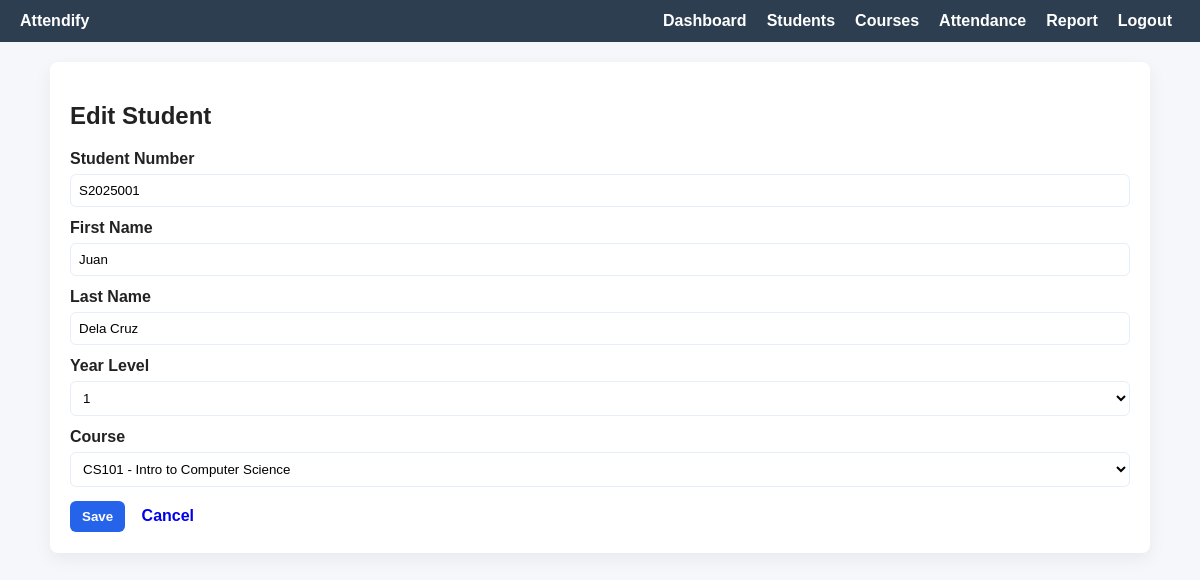
The page /students/1/edit (signed in) on the database its author committed.
### models.py (models this page shows, shortened)
class Student(db.Model):
    __tablename__ = 'students'
    id = db.Column(db.Integer, primary_key=True)
    student_number = db.Column(db.String(50), unique=True, nullable=False)
    first_name = db.Column(db.String(100), nullable=False)
    last_name = db.Column(db.String(100), nullable=False)
    year_level = db.Column(db.String(20))
    course_id = db.Column(db.Integer, db.ForeignKey('courses.id'), nullable=True)
    attendances = db.relationship('Attendance', back_populates='student', cascade='all, delete-orphan')
    course = db.relationship('Course', back_populates='students', uselist=False)

### routes.py (the view, shortened to what this page needs)
@bp.route('/students/<int:id>/edit', methods=['GET','POST'])
@login_required
@role_required('professor')
def edit_student(id):
    s = Student.query.get_or_404(id)
    form = StudentForm(obj=s)
    form.course_id.choices = [(0, '--- Select Course ---')] + [(c.id, f"{c.code} - {c.title}") for c in Course.query.order_by(Course.code)]
    return render_template('student_form.html', form=form, action='Edit', student=s)

### forms.py
class StudentForm(FlaskForm):
    student_number = StringField('Student Number', validators=[DataRequired(), Length(max=50)])
    first_name = StringField('First Name', validators=[DataRequired(), Length(max=100)])
    last_name = StringField('Last Name', validators=[DataRequired(), Length(max=100)])
    year_level = SelectField('Year Level', choices=[('1','1'),('2','2'),('3','3'),('4','4')], validators=[DataRequired()])
    course_id = SelectField('Course', coerce=int, validators=[Optional()])
    submit = SubmitField('Save')

### app.py (called while the page is built)
def create_app():
    app = Flask(__name__, instance_relative_config=False)
    app.config.from_object(Config)
    os.makedirs(os.path.join(app.root_path, 'instance'), exist_ok=True)
    db.init_app(app)
    login = LoginManager()
    login.login_view = 'main.login'
    login.init_app(app)
    @login.user_loader
    def load_user(user_id):
        return User.query.get(int(user_id))
    app.register_blueprint(bp)
    with app.app_context():
        db.create_all()
        if not User.query.filter_by(username='admin').first():
            admin = User(username='admin', password_hash=hash_password('admin123'), role='admin')
            db.session.add(admin)
            db.session.commit()
    return app

### routes.py (called while the page is built)
def role_required(*roles):
    def decorator(f):
        @wraps(f)
        def decorated_function(*args, **kwargs):
            if not current_user.is_authenticated:
                return redirect(url_for('main.login'))
            if current_user.role not in roles and current_user.role != 'admin':
                flash('You do not have permission to access this page.', 'danger')
                return redirect(url_for('main.dashboard'))
            return f(*args, **kwargs)
        return decorated_function
    return decorator

### templates/student_form.html (shortened to what this page needs)
{% extends 'base.html' %}
{% block content %}
  <h2>{{ action }} Student</h2>
  <form method="post" novalidate>
    <div class="form-group">
      {{ form.student_number.label }}{{ form.student_number() }}
    </div>
    <div class="form-group">
      {{ form.first_name.label }}{{ form.first_name() }}
    </div>
    <div class="form-group">
      {{ form.last_name.label }}{{ form.last_name() }}
    </div>
    <div class="form-group">
      {{ form.year_level.label }}{{ form.year_level() }}
    </div>
    <div class="form-group">
      {{ form.course_id.label }}{{ form.course_id() }}
    </div>
    <div style="margin-top:12px;">
      {{ form.submit(class="btn btn-primary") }}
      <a class="btn" href="{{ url_for('main.students') }}">Cancel</a>
    </div>
  </form>
{% endblock %}

### static/css/style.css (style rules this page uses)
* { box-sizing:border-box }
body { font-family:Arial, sans-serif;margin:0;padding:0;background:#f5f7fb;color:#222; }
.btn { display:inline-block;padding:8px 12px;border-radius:6px;text-decoration:none;border:none;cursor:pointer;font-weight:600; }
.btn-primary { background:#2563eb;color:#fff }
.form-group { margin-bottom:12px;display:flex;flex-direction:column; }
label { font-weight:600;margin-bottom:6px; }
input[type="text"], input[type="password"], input[type="date"], select, textarea { padding:8px;border-radius:6px;border:1px solid #e6eef7;background:#fff; }

### rows shown on the page
Student: student_number "S2025001", first_name "Juan", last_name "Dela Cruz", year_level "1", course_id "CS101 - Intro to Computer Science"

### other values the page prints
{{ action }} "Edit"
